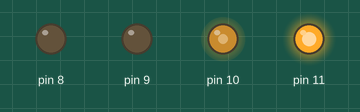
The sketch below on a simulated Arduino Uno, built with avr-gcc and run on an emulated ATmega328P. On the bench: output pins drawn as LEDs (lit = HIGH).

Above: at 0.05 s.
At 7.95 s:
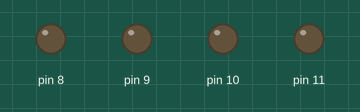
Timing chart, 0 to 10.4 s (numbered marks = the images above):
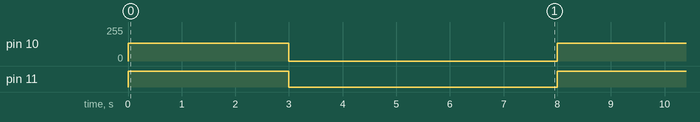

Measured:
- by itself, pin 10: alternates 135/255 for 3.0 s and 0/255 for 5.0 s
- by itself, pin 11: alternates HIGH for 3.0 s and LOW for 5.0 s

The sketch:

L9110.ino
```cpp
#include "PonteHL9110.h"

PonteHL9110 motorDC(9,8,10,11);

void setup() {
  motorDC.setup();
  // put your setup code here, to run once:

}

void loop() {
  motorDC.setSpeedB(1,120);
  delay(3000);
  motorDC.stopMotorB();
  delay(5000);


}
```

PonteHL9110.cpp
```cpp
#include "PonteHL9110.h"


PonteHL9110::PonteHL9110(int pA_1A, int pA_1B, int pB_1A, int pB_1B){
   pinAPWM = pA_1A;
   pinBPWM = pB_1A;
   pinADir = pA_1B;
   pinBDir = pB_1B;

}

void PonteHL9110::setup() {
   pinMode( pinAPWM, OUTPUT );
   pinMode( pinADir, OUTPUT );
   pinMode( pinBPWM, OUTPUT );
   pinMode( pinBDir, OUTPUT );

   digitalWrite( pinAPWM, LOW );
   digitalWrite( pinADir, LOW );
   digitalWrite( pinBPWM, LOW );
   digitalWrite( pinBDir, LOW );
}

void PonteHL9110::setSpeedA(int d, int pwm){
   digitalWrite( pinADir, d ); // direction:  forward -> HIGH
   analogWrite( pinAPWM, 255-pwm ); // PWM speed
}

void PonteHL9110::setSpeedB(int d, int pwm){
   digitalWrite( pinBDir, d ); // direction:  forward -> HIGH
   if(d){
      analogWrite( pinBPWM, 255-pwm ); // PWM speed
   }
   else {
      analogWrite( pinBPWM, pwm );
   }
}

void PonteHL9110::stopMotorA(){
   digitalWrite( pinADir, LOW );
   digitalWrite( pinAPWM, LOW );
}

void PonteHL9110::stopMotorB(){
   digitalWrite( pinBDir, LOW );
   digitalWrite( pinBPWM, LOW );
}
```

PonteHL9110.h
```cpp
#ifndef PONTEHL9110_H
#define PONTEHL9110_H

#include <Arduino.h>

// Motor A_1A -> PWM Speed
// Motor A_1B -> Direction
// Motor B_1A -> PWM Speed
// Motor B_1B -> Direction

class PonteHL9110
{
  public:
    PonteHL9110(int pA_1A, int pA_1B, int pB_1A, int pB_1B);
    void setup();
    void setSpeedA(int d, int pwm); //d -> 1 or 0,  pwm -> 0 until 255
    void setSpeedB(int d, int pwm); //d -> 1 or 0,  pwm -> 0 until 255
    void stopMotorA();
    void stopMotorB();


  private:
    int pinAPWM;
    int pinADir;
    int pinBPWM;
    int pinBDir;
};

#endif
```
